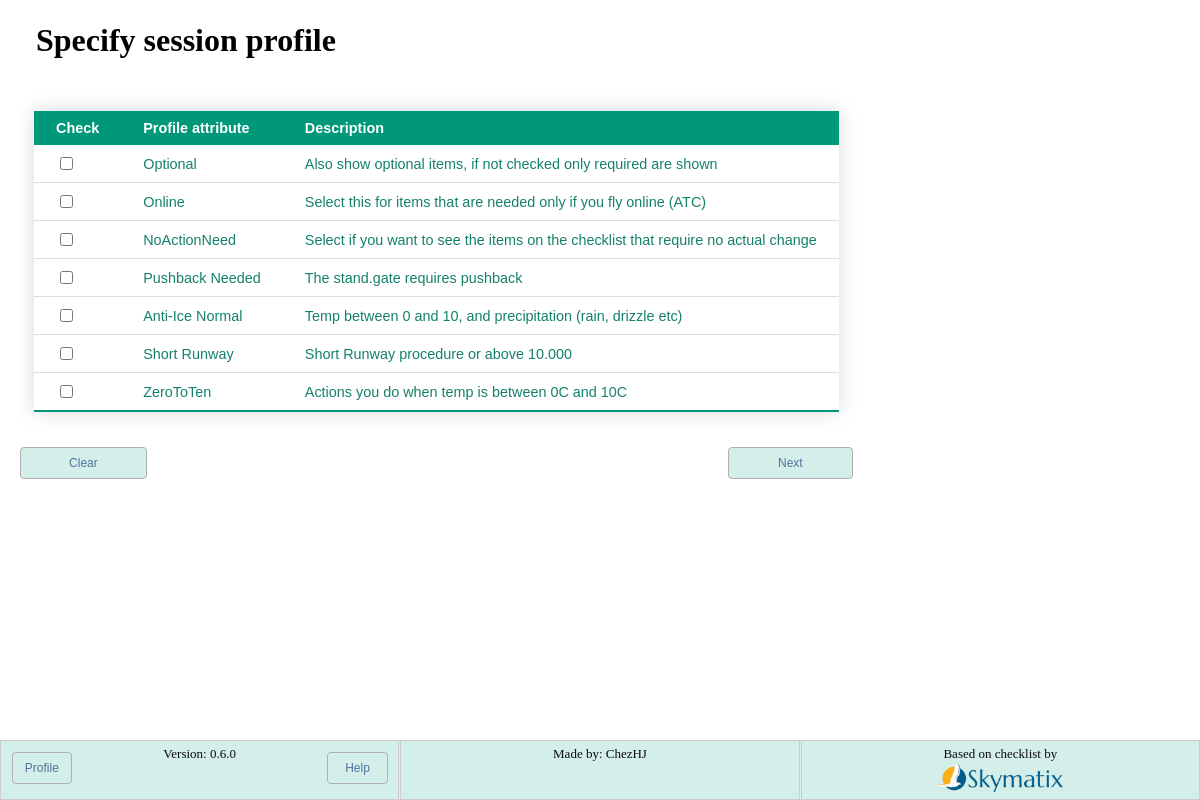
The page / on the database its author committed.
### checklist/models.py (models this page shows, shortened)
class Attribute(models.Model):
    title = models.CharField(max_length=30)
    order = models.PositiveIntegerField()
    description = models.TextField(blank=True)
    show = models.BooleanField(default="True")
    over_ruled_by = models.ForeignKey(
        "self", on_delete=models.SET_NULL, blank=True, null=True
    )

### checklist/views.py (the view)
# urls.py: path("", views.profile_view, name="start"),
def profile_view(request):
    if "Clean" in request.GET:
        request.session.flush()
    attributes = Attribute.objects.order_by("order")
    return TemplateResponse(
        request,
        "checklist/profile.html",
        {
            "attributes": attributes,
        },
    )

### checklist/templatetags/environment_tags.py (called while the page is built)
@register.filter
def setting(key):
    return getattr(conf_settings, key, None)

### checklist/templates/checklist/profile.html (shortened to what this page needs)
{% extends 'checklist/base.html' %}
{% load environment_tags %}
{% block content %}
<div style="width:fit-content" >
<form action="{% url 'checklist:update_profile' %}" method="post">
    <fieldset style="border:0">
        <legend><h1>Specify session profile</h1></legend>
        <table id="Table1" class="styled-table">
            <thead>
                <tr>
                    <th>Check</th>
                    <th>Profile attribute</th>
                    <th>Description</th>
                </tr>
            </thead>
            <tbody>
            {% for check in attributes.all %}
                {% if check.show %}
                    <tr><td>
                    <input type="checkbox" name="attributes" id="{{ forloop.counter }}" value={{ check.id }}
                    {% if check.id in request.session.attrib %}
                        CHECKED/>
                    {% else %}
                        />
                    {% endif %}
                    </td>
                    <td><label for="{{ forloop.counter }}">{{ check.title }}</label></td>
                    <td><label for="{{ forloop.counter }}">{{ check.description }}</label></td></tr>
                {% endif %}
            {% endfor %}
            </tbody>
        </table>
    </fieldset>
    <a class="btn btn-left" href="{% url 'checklist:profile' %}?Clean ">Clear</a>
           <input class="btn btn-right" type="submit" value="Next">
    </form>
</div>
{% endblock %}

### checklist/static/checklist/style.css (style rules this page uses)
.styled-table { border-collapse: collapse; margin: 25px 0; font-size: 0.9em; font-family: sans-serif; min-width: 400px; color: #14816b; box-shadow: 0 0 20px rgba(0, 0, 0, 0.15); }
.styled-table thead tr { background-color: #009879; color: #ffffff; text-align: left; }
.styled-table th, .styled-table td { padding: 9px 22px; }
.styled-table tbody tr { border-bottom: 1px solid #dddddd; }
.styled-table tbody tr:last-of-type { border-bottom: 2px solid #009879; }
.btn { font-family: sans-serif; text-align: center; font-size: 12px; color: #51739d; background-color: #d4eee9; border-radius: 4px; width: 15%; padding: 8px 0; border: 1px solid #afafaf; text-decoration: none; cursor: pointer; }
.btn-right { float: right; }
.btn-left { float: left; }
.body { height: 100%; width: 100%; margin: 0; overflow: auto; }

### rows shown on the page
Attribute: title "Optional", description "Also show optional items, if not checked only required are shown"
Attribute: title "Online", description "Select this for items that are needed only if you fly online (ATC)"
Attribute: title "NoActionNeed", description "Select if you want to see the items on the checklist that require no actual change"
Attribute: title "Pushback Needed", description "The stand.gate requires pushback"
Attribute: title "Anti-Ice Normal", description "Temp between 0 and 10, and precipitation (rain, drizzle etc)"
Attribute: title "Short Runway", description "Short Runway procedure or above 10.000"
Attribute: title "ZeroToTen", description "Actions you do when temp is between 0C and 10C"

### other values the page prints
{{ 'VERSION'|setting }} "0.6.0"
